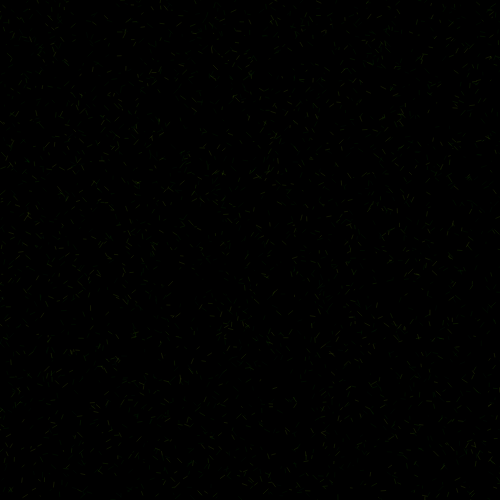
Frame 1 (no input)
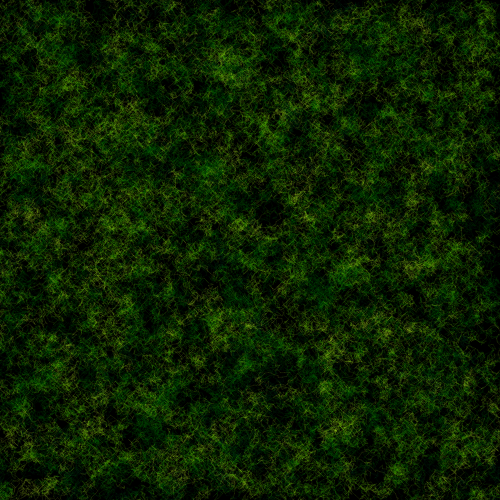
Frame 60 (no input)
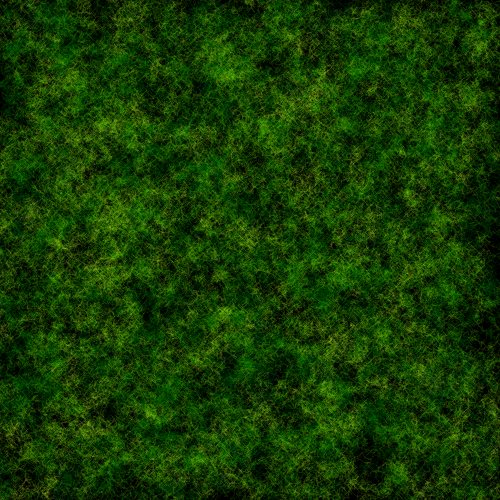
Frame 120 (the mouse pressed at the canvas centre since frame 60)

The p5.js sketch that drew these frames (run headless with seeded random() and noise() and a simulated clock; from frame 60 on, the mouse is pressed at the canvas centre):

// p5.js sketch
// ── sketch.js
const colorPallet = ["#004b23","#006400","#007200","#008000","#38b000","#70e000","#9ef01a","#ccff33"];

function setup() {
	createCanvas(w=500, w);

	obj = [];
	for(let i = 0; i < 3000; i++){
		obj[i] = {
			x:random(w), y:random(w), color:random(colorPallet)
		}
	}
	background(0);
	strokeWeight(0.1);
}

function draw() {
	for(let i = 0; i < obj.length; i++){
		stroke(obj[i].color);
		let x_next = obj[i].x + random(-1, 1) * 5;
		let y_next = obj[i].y + random(-1, 1) * 5;
		line(obj[i].x, obj[i].y, x_next, y_next);

		obj[i].x = x_next;
		obj[i].y = y_next;
	}
}
